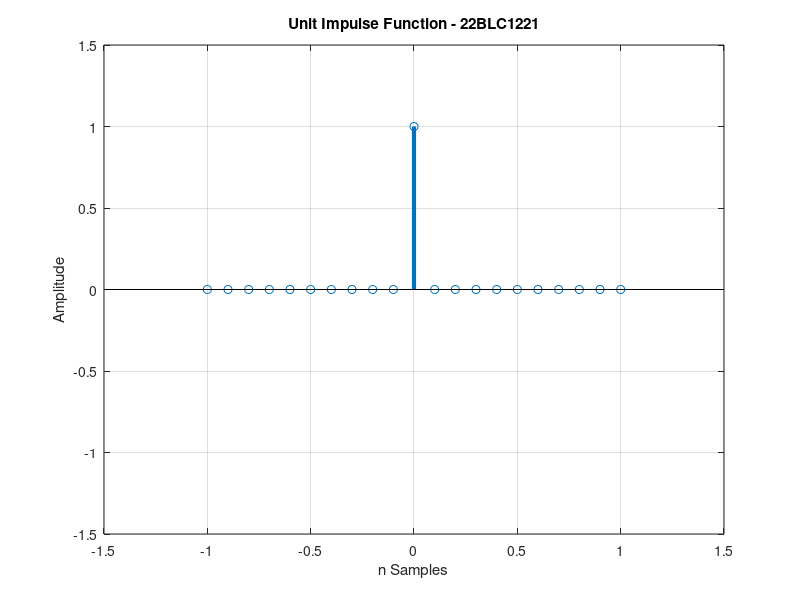

The MATLAB script that drew this image:
clc;
clear all;
close all;
n = (-1:0.1:1);
ui = n==0;
stem(n, ui, 'LineWidth', 3);
axis([-1.5 1.5 -1.5 1.5]);
grid on;
xlabel('n Samples');
ylabel('Amplitude');
title('Unit Impulse Function - 22BLC1221');